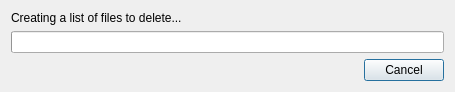
<?xml version="1.0" encoding="UTF-8"?>
<ui version="4.0">
 <class>FileRemoveDialog</class>
 <widget class="QDialog" name="FileRemoveDialog">
  <property name="geometry">
   <rect>
    <x>0</x>
    <y>0</y>
    <width>455</width>
    <height>88</height>
   </rect>
  </property>
  <property name="windowTitle">
   <string>Deleting Items</string>
  </property>
  <layout class="QVBoxLayout" name="verticalLayout">
   <item>
    <widget class="QLabel" name="label_current_item">
     <property name="text">
      <string>Creating a list of files to delete...</string>
     </property>
    </widget>
   </item>
   <item>
    <widget class="QProgressBar" name="progress"/>
   </item>
   <item>
    <widget class="QDialogButtonBox" name="button_box">
     <property name="standardButtons">
      <set>QDialogButtonBox::Cancel</set>
     </property>
    </widget>
   </item>
  </layout>
 </widget>
 <resources/>
 <connections/>
</ui>
